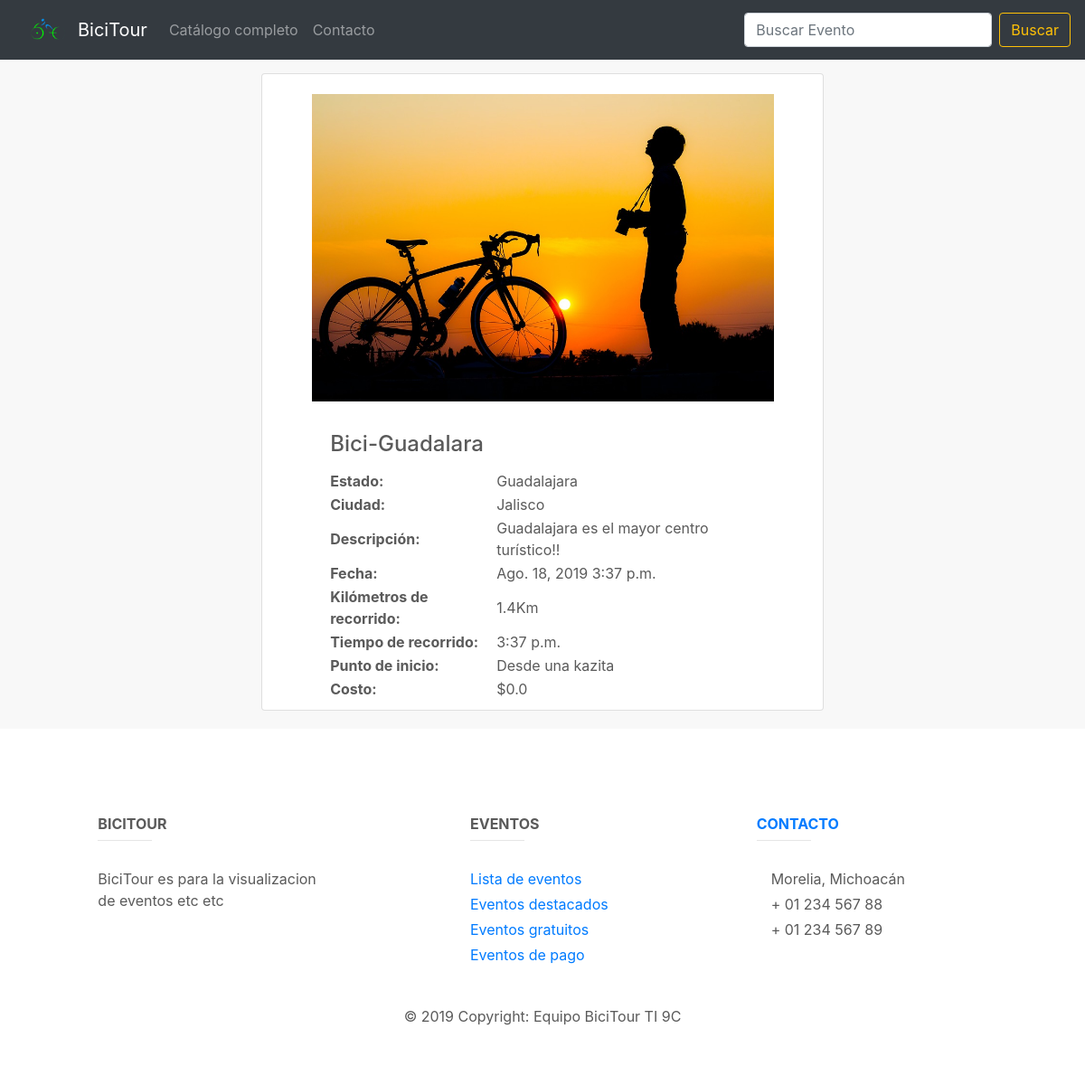
The page /evento/6/ on the database as committed earlier.
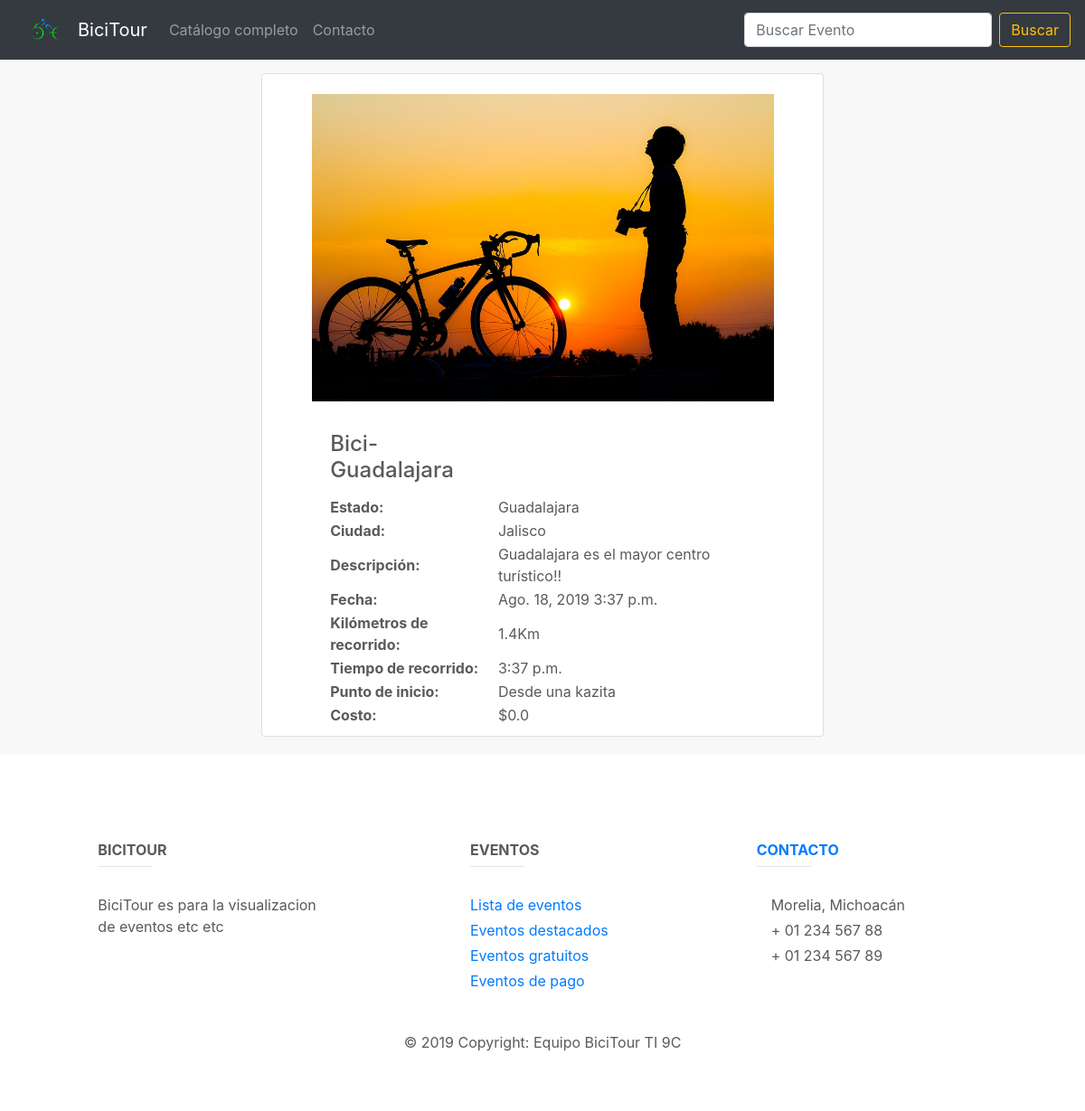
The same page on the database as committed later.
### eventos/models.py (models this page shows, shortened)
class Eventos(models.Model):
	name = models.CharField(max_length=50,verbose_name="Nombre")
	estado = models.ForeignKey('Estados', on_delete=models.CASCADE, blank=True, null=True, verbose_name="Estado")
	city = models.CharField(max_length=50,verbose_name="Ciudad")
	descripcion = models.TextField(verbose_name="Descripción")
	date = models.DateField(auto_now=False, auto_now_add=False, verbose_name="Fecha del Evento")
	hora = models.TimeField(auto_now=False, auto_now_add=False, verbose_name="Hora del Evento")
	km = models.CharField( max_length=12, verbose_name="Kilómetros de recorrido",blank=True,null=True)
	time = models.TimeField(auto_now=False, auto_now_add=False, verbose_name="Tiempo de recorrido")
	punto_inicio = models.CharField(max_length=50,verbose_name="Punto de inicio",blank=True,null=True)
	costo = models.FloatField(verbose_name="Costo")
	imagen = models.ImageField(upload_to='evento', height_field=None, width_field=None, max_length=None)
	created = models.DateTimeField(auto_now_add=True,verbose_name="Creación") # Fecha y tiempo
	updated = models.DateTimeField(auto_now_add=True,verbose_name="Modificado")
	class Meta:
		verbose_name = 'Evento'
		verbose_name_plural = 'Eventos'
		ordering = ["-created"]

class Estados(models.Model):
	nombre = models.CharField(max_length=50, verbose_name="Estado")
	image = models.ImageField(upload_to='estado', height_field=None, width_field=None, max_length=None,blank=True,null=True)
	created = models.DateTimeField(auto_now_add=True,verbose_name="Creación") # Fecha y tiempo
	updated = models.DateTimeField(auto_now_add=True,verbose_name="Modificado")
	class Meta:
		verbose_name = 'Estado'
		verbose_name_plural = 'Estados'
		ordering = ["nombre"]
	def __str__(self):
		return self.nombre

### eventos/views.py (the view)
# urls.py: path('evento/<int:id>/', views.details, name='Detalles'),
def details(request, id):
    evento = get_object_or_404(Eventos, id=id)
    return render(request, 'eventos/event_detail.html', {'evento': evento})

### eventos/templates/eventos/event_detail.html
{% extends 'eventos/plantilla.html' %}
{% load static %}
{% block content %}
<div class="content container">
	<div class="row">
		<div class="card col-md-auto" style="margin: auto;margin-bottom: 20px">
			<div class="evento text-center">
				<img class="text-center" src="{{evento.imagen.url}}" alt="{{evento.name}}"
					style="margin: 2%;max-width: 90%; max-height: 400px;padding: 10px"><br>
			</div>
			<div class="col-md-10 text-left" style="margin:auto;padding: 10px;">
				<table>
					<tr>
						<td>
							<h4 class="card-title">{{evento.name }}</h4>
						</td>
					</tr>
					<tr>
						<th>Estado:</th>
						<td>{{evento.estado}}</td>
					</tr>
					<tr>
						<th>Ciudad:</th>
						<td>{{evento.city}}</td>
					</tr>
					<tr>
						<th>Descripción: </th>
						<td>{{evento.descripcion}}</td>
					</tr>
					<tr>
						<th>Fecha: </th>
						<td>{{evento.date}} {{evento.hora}}</td>
					</tr>
					<tr>
						<th>Kilómetros de recorrido:</th>
						<td>{{evento.km}}</td>
					</tr>
					<tr>
						<th>Tiempo de recorrido:</th>
						<td>{{evento.time}}</td>
					</tr>
					<tr>
						<th>Punto de inicio: </th>
						<td>{{evento.punto_inicio}}</td>
					</tr>
					<tr>
						<th>Costo:</th>
						<td>${{evento.costo}}</td>
					</tr>
				</table>
			</div>
		</div>
	</div>
</div>
{% endblock content %}

### eventos/templates/eventos/plantilla.html (shortened to what this page needs)
<!doctype html>
<html lang="en">
<head>
	{% load static %}
	<link rel="stylesheet" href="https://stackpath.bootstrapcdn.com/bootstrap/4.3.1/css/bootstrap.min.css"
>
	<link rel="stylesheet" href="{% static 'css/style.css' %}">
</head>
<body>
	<header>
		<nav class="navbar navbar-expand-md navbar-dark fixed-top bg-dark">
			<img src="{% static 'images/logo2png.png' %}" style="max-width: 300px;max-height: 50px" alt="LOGO">
			<a class="navbar-brand" href="/">BiciTour</a>
			<div class="collapse navbar-collapse" id="navbarCollapse">
				<ul class="navbar-nav mr-auto">
					<li class="nav-item">
						<a class="nav-link" href="#">Catálogo completo</a>
					</li>
					<li class="nav-item">
						<a class="nav-link" href="{% url 'Contacto' %}">Contacto</a>
					</li>
				</ul>
				<form class="form-inline mt-2 mt-md-0" method="GET">
					<input class="form-control mr-sm-2" type="text" placeholder="Buscar Evento"
						aria-label="Buscar Evento" name="q">
					<button class="btn btn-outline-warning my-2 my-sm-0" type="submit">Buscar</button>
				</form>
			</div>
		</nav>
	</header>
	<main role="main" style="background-color: rgb(248, 248, 248)">
		<div class="container marketing">
			{% block content %}
			{% endblock content %}
		</div>
		<footer class="page-footer font-small unique-color-dark" style="background-color: #fff;margin-bottom: -100px">
			<div class="container text-center text-md-left mt-5">
				<div class="row mt-3">
					<div class="col-md-3 col-lg-4 col-xl-3 mx-auto mb-4">
						<h6 class="text-uppercase font-weight-bold">BiciTour</h6>
						<hr class="deep-purple accent-2 mb-4 mt-0 d-inline-block mx-auto" style="width: 60px;">
						<p>BiciTour es para la visualizacion de eventos etc etc</p>
					</div>
					<div class="col-md-3 col-lg-2 col-xl-2 mx-auto mb-4">
						<h6 class="text-uppercase font-weight-bold">Eventos</h6>
						<hr class="deep-purple accent-2 mb-4 mt-0 d-inline-block mx-auto" style="width: 60px;">
						<p>
							<a href="#!">Lista de eventos</a>
						</p>
						<p>
							<a href="#!">Eventos destacados</a>
						</p>
						<p>
							<a href="#!">Eventos gratuitos</a>
						</p>
						<p>
							<a href="#!">Eventos de pago</a>
						</p>
					</div>
					<div class="col-md-4 col-lg-3 col-xl-3 mx-auto mb-md-0 mb-4">
						<h6 class="text-uppercase font-weight-bold"><a href="{% url 'Contacto' %}">Contacto</a></h6>
						<hr class="deep-purple accent-2 mb-4 mt-0 d-inline-block mx-auto" style="width: 60px;">
						<p>
							 Morelia, Michoacán</p>
						 + 01 234 567 88</p>
						<p>
							 + 01 234 567 89</p>
					</div>
				</div>
			</div>
			<div class="footer-copyright text-center py-3">© 2019 Copyright:
				Equipo BiciTour TI 9C
			</div>
		</footer>
	</main>
</body>
</html>

### eventos/static/css/style.css (style rules this page uses)
body { padding-top: 3rem; padding-bottom: 3rem; color: #5a5a5a; }
:root { --jumbotron-padding-y: 3rem; }
footer { padding-top: 3rem; padding-bottom: 3rem; }
footer p { margin-bottom: .25rem; }

Rows that differ between the two databases and show on the page:
changed Eventos "Jalisco": name "Bici-Guadalara" → "Bici-Guadalajara"
